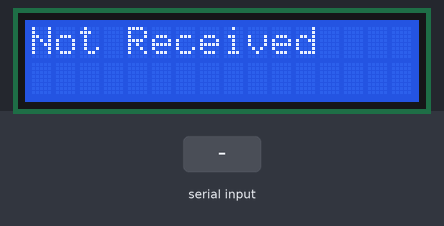
The sketch below on a simulated Arduino Uno, built with avr-gcc and run on an emulated ATmega328P. Shown: 16×2 character LCD. Inputs (shaded band) come from the test bench. What the sketch prints to the serial monitor is not drawn.

Above: at 0.1 s.
1.3 s: "1" received over Serial
At 3.9 s:
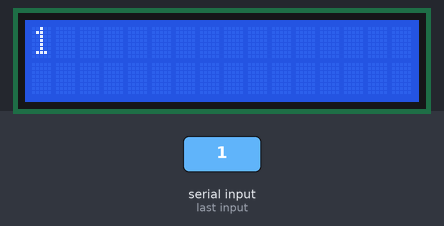
At 5.3 s:
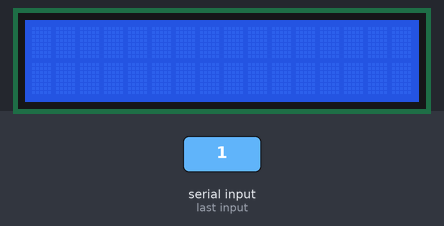
Timing chart, 0 to 6.8 s (numbered marks = the images above; inputs shaded):
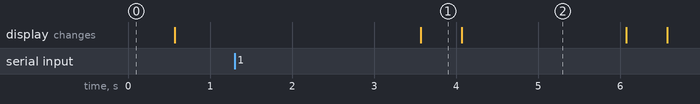

Measured:
- after the input at 1.3 s, the display: changes after 2.3 s (image 1)
- what the display in image 1 shows lasts 0.5 s, from 3.6 s to 4.1 s

The sketch:

ReceiverCode.ino
```cpp
#include <string.h>
#include <LiquidCrystal.h>

LiquidCrystal lcd(12, 11, 5, 4, 3, 2);

char mystr[10]; //Initialized variable to store recieved data

void setup() {
  // Begin the Serial at 9600 Baud
  Serial.begin(9600);
  lcd.begin(16, 2);
  lcd.setCursor(0,0);
}

void loop() {
  //Serial.readBytes(mystr,5); //Read the serial data and store in var
  //Serial.println(mystr); //Print data on Serial Monitor
  String a = "Not Received";

  if (Serial.available() > 0) {
    a = Serial.readString();
  }
  Serial.println(a);

  lcd.print(a);
  delay(500);
  lcd.clear();
  delay(2000);
}
```
